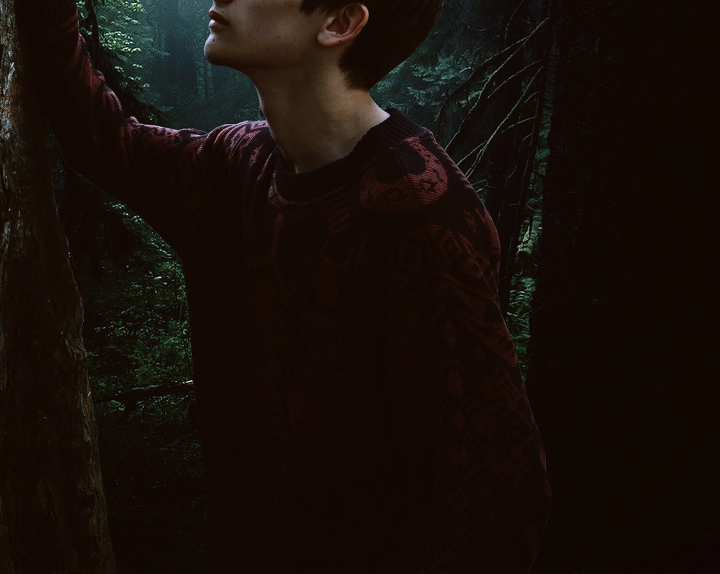
#> input picture image/dark.png, 720 x 574 px, found by its file name
$ jupyter execute '07_2_이미지 처리.ipynb'
#> lines starting #> are read from the running program, lines starting #| are printed output that depends on the picture; after the words box and inside, x2 and y2 are one past the last pixel; in counts of white or black regions, pixels touching at a corner belong together
[cell 1]
import cv2
import numpy as np
from matplotlib import pyplot as plt

[cell 2]
plt.rcParams['figure.figsize'] = (20, 10)

[cell 3]
from tkinter.filedialog import askopenfilename # 파일 탐색기 사용

[cell 4]
image_dark = cv2.imread('C:/Users/choye/Python_Application/image/dark.png')
#> image_dark is the input picture: shape (574, 720, 3); mean B, G, R 9.6, 14.6, 22.8

[cell 5]
# 이미지를 출력
plt.imshow(cv2.cvtColor(image_dark, cv2.COLOR_BGR2RGB))
plt.show()

# 감마 보정 - Gamma correction

[cell 6]
gamma = 0.5

LookUpTable = np.empty((1,256), np.uint8)
for i in range(256):
    LookUpTable[0,i] = np.clip(pow(i / 255.0, gamma) * 255.0, 0, 255)
image_gamma = cv2.LUT(image_dark, LookUpTable)
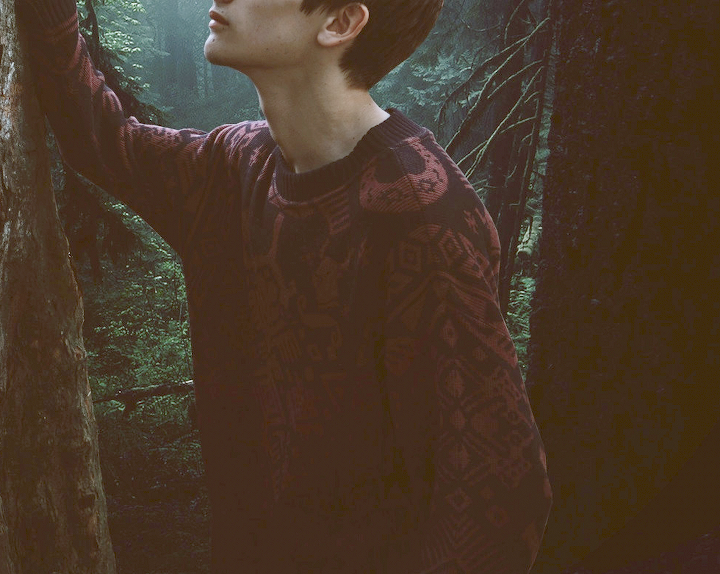
#> image_gamma: shape (574, 720, 3); mean B, G, R 40.6, 55.8, 73.5

# RGB로 변환
img_rgb = cv2.cvtColor(image_gamma, cv2.COLOR_BGR2RGB)

# 이미지를 출력
plt.imshow(img_rgb)
plt.show()

# 임계처리(thresholding)
* 이미지 행렬에서 하나의 픽셀값을 사용자가 지정한 기준값을

[cell 7]
# 흑백 이미지
image_gray = cv2.cvtColor(image_dark, cv2.COLOR_BGR2GRAY)

# 이미지 출력
plt.imshow(image_gray, 'gray')
plt.show()

[cell 8]
_, thresh = cv2.threshold(image_gray, 16, 255, cv2.THRESH_BINARY)
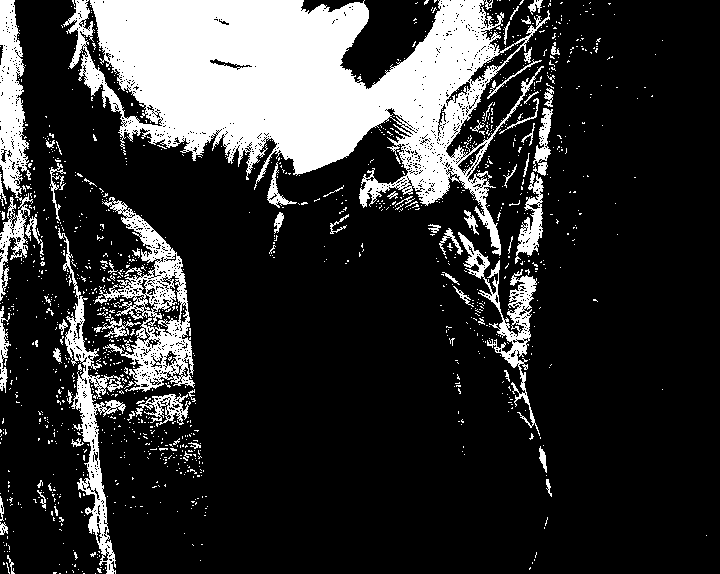
#> thresh: shape (574, 720); 20% white; 1282 white regions (1211 under 20 px), largest, box (x1, y1, x2, y2) and area: (63, 0, 550, 256) 53959, (94, 197, 195, 392) 6288, (0, 0, 33, 301) 4763

# 이미지 출력
plt.imshow(thresh, 'gray')
plt.show()
